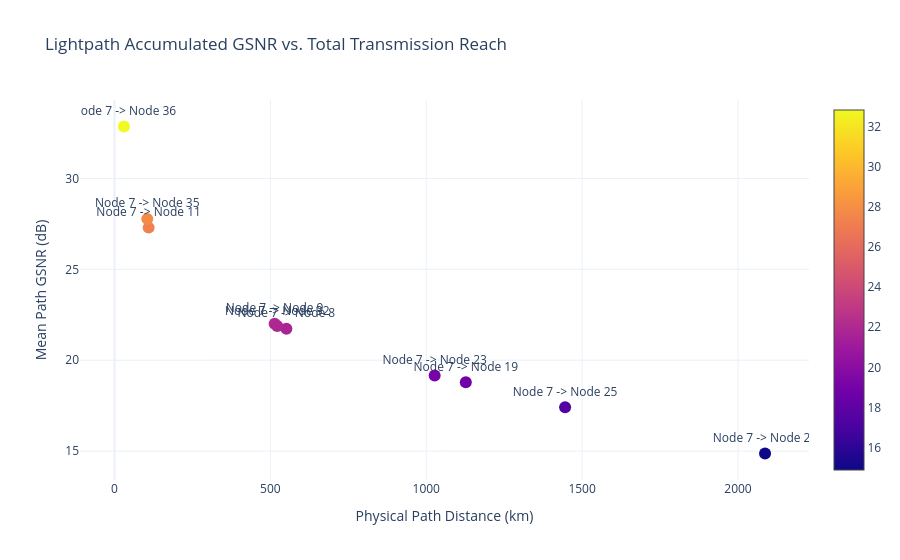
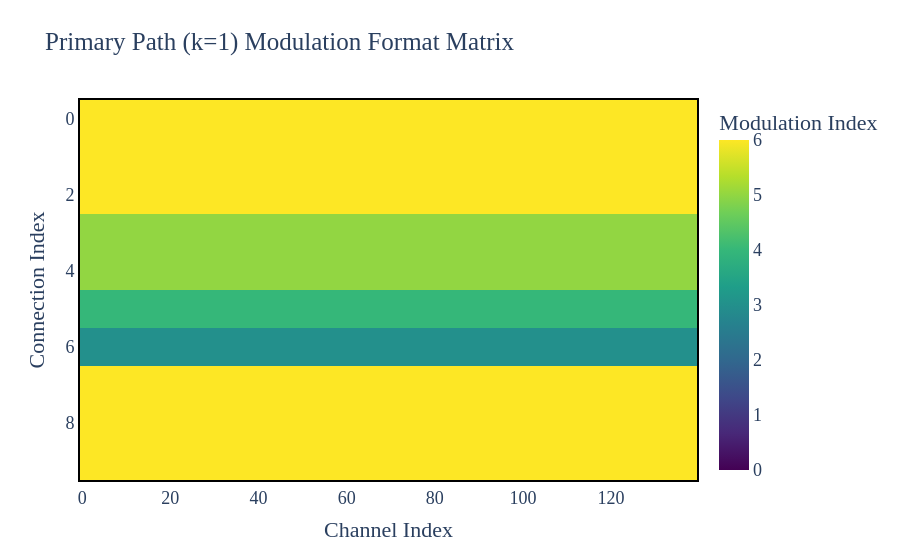

The code cell stored with these charts, in order, in its notebook:
### Markdown cell above
### 5. Visualization: Path Performance & Heatmap

### Code cell
# Reach vs. GSNR Scatter Plot
fig_reach = go.Figure()
fig_reach.add_trace(go.Scatter(
    x=df_results["Distance (km)"],
    y=df_results["Mean GSNR (dB)"],
    mode="markers+text",
    marker=dict(size=12, color=df_results["Mean GSNR (dB)"], colorscale="Plasma", showscale=True),
    text=df_results["Connection"],
    textposition="top center"
))

fig_reach.update_layout(
    title="Lightpath Accumulated GSNR vs. Total Transmission Reach",
    xaxis_title="Physical Path Distance (km)",
    yaxis_title="Mean Path GSNR (dB)",
    template="plotly_white"
)
fig_reach.show()

# Heatmap Visualization using ModulationConnectionPlotter
plotter_mod = ModulationConnectionPlotter(modulation_connection=modulation_connection_matrix)
fig_mod = plotter_mod.plot(k_index=0, title="Primary Path (k=1) Modulation Format Matrix", matlab_indexing=False)
fig_mod.show()

### Figure 1 — Plotly figure (JSON) as saved in the notebook; plotly's stock layout.template omitted (floating-point values rounded to 4 significant figures)
{"data": [{"marker": {"color": [21.73, 22.01, 27.29, 18.79, 19.16, 17.42, 14.87, 21.88, 27.77, 32.86], "colorscale": [[0, "#0d0887"], [0.1111, "#46039f"], [0.2222, "#7201a8"], [0.3333, "#9c179e"], [0.4444, "#bd3786"], [0.5556, "#d8576b"], [0.6667, "#ed7953"], [0.7778, "#fb9f3a"], [0.8889, "#fdca26"], [1, "#f0f921"]], "showscale": true, "size": 12}, "mode": "markers+text", "text": ["Node 7 -> Node 8", "Node 7 -> Node 9", "Node 7 -> Node 11", "Node 7 -> Node 19", "Node 7 -> Node 23", "Node 7 -> Node 25", "Node 7 -> Node 26", "Node 7 -> Node 32", "Node 7 -> Node 35", "Node 7 -> Node 36"], "textposition": "top center", "type": "scatter", "x": [551.3, 513.6, 109.5, 1127.0, 1027.0, 1445.0, 2087.0, 522.0, 105.0, 30.3], "y": [21.73, 22.01, 27.29, 18.79, 19.16, 17.42, 14.87, 21.88, 27.77, 32.86]}], "layout": {"title": {"text": "Lightpath Accumulated GSNR vs. Total Transmission Reach"}, "xaxis": {"title": {"text": "Physical Path Distance (km)"}}, "yaxis": {"title": {"text": "Mean Path GSNR (dB)"}}}}

### Figure 2 — Plotly figure (JSON) as saved in the notebook; plotly's stock layout.template omitted (floating-point values rounded to 4 significant figures; data arrays with more than 128 entries replaced by an {"elided": "..."} marker saying what was removed)
{"data": [{"colorbar": {"title": {"text": "Modulation Index"}}, "colorscale": [[0, "#440154"], [0.1111, "#482878"], [0.2222, "#3e4989"], [0.3333, "#31688e"], [0.4444, "#26828e"], [0.5556, "#1f9e89"], [0.6667, "#35b779"], [0.7778, "#6ece58"], [0.8889, "#b5de2b"], [1, "#fde725"]], "type": "heatmap", "z": {"elided": "10x140 int values"}, "zmax": 6, "zmin": 0}], "layout": {"font": {"family": "Times New Roman", "size": 18}, "title": {"text": "Primary Path (k=1) Modulation Format Matrix"}, "xaxis": {"linecolor": "black", "linewidth": 2, "mirror": true, "showgrid": true, "showline": true, "title": {"text": "Channel Index"}}, "yaxis": {"autorange": "reversed", "linecolor": "black", "linewidth": 2, "mirror": true, "showgrid": true, "showline": true, "title": {"text": "Connection Index"}}}}
